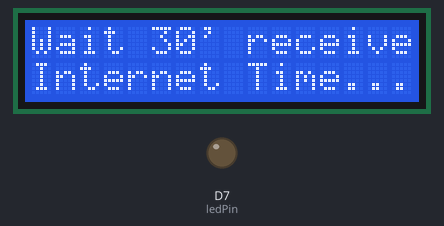
The sketch below on a simulated ESP8266 (NodeMCU). Parts: 16×2 character LCD, output pins drawn as LEDs (lit = HIGH). WiFi joins after 1.5 s; servers stay silent unless stated; the local clock reads 2024-03-15 10:24:30 at power-on unless the sketch sets it; what the sketch prints to the serial monitor is not drawn.

Above: at 2.1 s.
At 32.2 s:
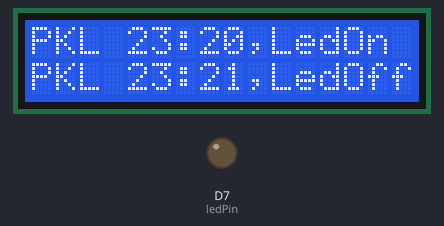
At 42.2 s:
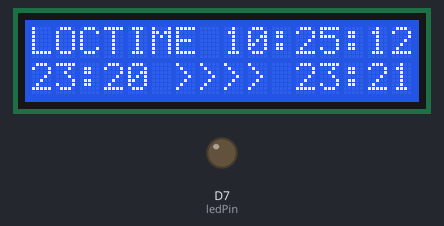
At 63.0 s:
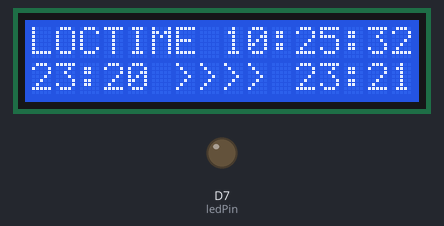
At 84.8 s:
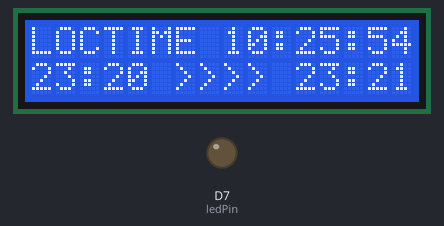
At 128.4 s:
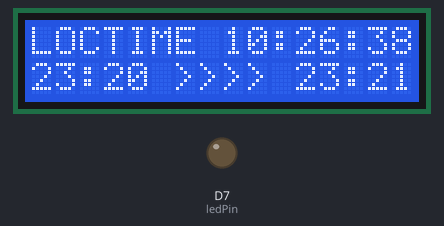

Measured:
- what the display in image 0 shows lasts 30.0 s, from 2.1 s to 32.1 s
- what the display in image 1 shows lasts 10.1 s, from 32.1 s to 42.2 s
- what the display in image 2 shows lasts 1.0 s, from 42.2 s to 43.2 s

The sketch:

NodeMCU_Timer_Internet.ino
```cpp
#include <ESP8266WiFi.h>
#include <time.h>
#include <LiquidCrystal.h>
#include <Wire.h>
#include <LiquidCrystal_I2C.h>

LiquidCrystal_I2C lcd(0x27, 16, 2);
int ledPin = 13; //D7
const char* ssid = "benedict";
const char* password = "sitompuls";
int timezone = 7;
int dst = 0;

String HH1 ="23"; //HOUR LED-ON
String MM1 ="20"; //MINUTE LED-ON
String SS1 ="00"; //SECOND LED-ON

String HH2 ="23"; //HOUR LED-OFF
String MM2 ="21"; //MINUTE LED-OFF
String SS2 ="00"; //SECOND LED-OFF


void setup() {
  Wire.begin (D2, D1); //Wire.begin (SDA, SCL);
  lcd.begin();

  pinMode(ledPin,OUTPUT);
  Serial.begin(9600);
  Serial.setDebugOutput(true);
  WiFi.mode(WIFI_STA);
  WiFi.begin(ssid, password);
  Serial.println("\nConnecting to WiFi");
  while (WiFi.status() != WL_CONNECTED) {
  Serial.print(".");
  delay(1000);
  }

    configTime(timezone * 3600, dst * 0, "pool.ntp.org", "time.nist.gov");
    while (!time(nullptr)) {
    Serial.print(".");
    delay(1000);
    }


  Serial.println("Wait 30' for receiving Inet Time....");
  lcd.clear();
  lcd.setCursor(0,0);
  lcd.print("Wait 30' receive");

  lcd.setCursor(0,1);
  lcd.print("Internet Time...");
  Serial.print(".");
  delay(30000);

  lcd.clear();
  lcd.setCursor(0,0);
  lcd.print("PKL ");
  lcd.print(HH1);
  lcd.print(":");
  lcd.print(MM1);
  lcd.print(",LedOn");
  lcd.println("   ");

  lcd.setCursor(0,1);
  lcd.print("PKL ");
  lcd.print(HH2);
  lcd.print(":");
  lcd.print(MM2);
  lcd.print(",LedOff");
  lcd.println("   ");

  delay(10000);
}


void loop() {
  time_t now;
  struct tm * timeinfo;
  time(&now);
  timeinfo = localtime(&now);
  //Serial.println(timeinfo->tm_hour);
  //Serial.println(timeinfo->tm_min);
  //Serial.println(timeinfo->tm_sec);

  Serial.print("Local Internet Time = ");
  Serial.print(timeinfo->tm_hour);
  Serial.print(":");
  Serial.print(timeinfo->tm_min);
  Serial.print(":");
  Serial.print(timeinfo->tm_sec);
  Serial.println("              ");

  lcd.clear();
  //Penulisan LCD pada baris 0
  lcd.setCursor(0,0);
  lcd.print("LOCTIME ");
  lcd.print(timeinfo->tm_hour);

  lcd.print(":");
  lcd.print(timeinfo->tm_min);
  lcd.print(":");
  lcd.print(timeinfo->tm_sec);
  lcd.println("   ");

  //Penulisan LCD pada baris 1
  lcd.setCursor(0,1);
  lcd.print(HH1);
  lcd.print(":");
  lcd.print(MM1);

  lcd.print(" >>>> ");
  lcd.print(HH2);
  lcd.print(":");
  lcd.print(MM2);
  delay(1000);//tampil refresh

  // TURN LED ON
  if( (timeinfo->tm_hour == HH1.toInt()) && (timeinfo->tm_min == MM1.toInt())){
      digitalWrite(ledPin,HIGH);
  }


  // TURN LED OFF
  if( (timeinfo->tm_hour == HH2.toInt()) && (timeinfo->tm_min == MM2.toInt())){
      digitalWrite(ledPin,LOW);
  }


}
```
